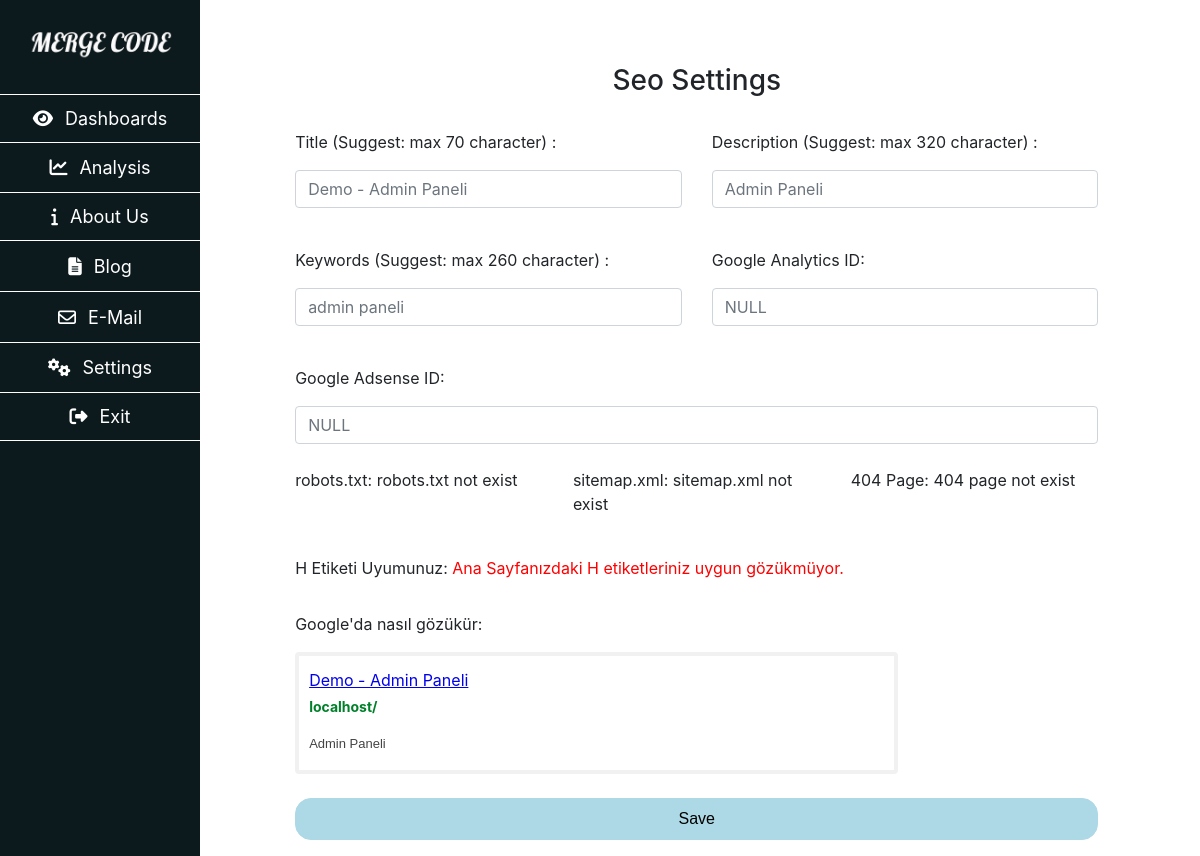
The page /mc-admin/seo-settings.php (signed in) on the database its author committed.
### tables this page shows
CREATE TABLE IF NOT EXISTS `seo` (
  `id` int(11) NOT NULL AUTO_INCREMENT,
  `title` text NOT NULL,
  `descrip` text NOT NULL,
  `keywords` text NOT NULL,
  `analytics` varchar(15) NOT NULL,
  `adsense` varchar(25) NOT NULL,
  PRIMARY KEY (`id`)
);

### mc-admin/seo-settings.php (the view, shortened to what this page needs)
<?php include("header.php");
	$seo_settings_query = $conn->query("SELECT * FROM seo");
	while ($seo_settings_query_read = mysqli_fetch_array($seo_settings_query)) {
		$title 		= 	$seo_settings_query_read["title"];
		$descrip 	= 	$seo_settings_query_read["descrip"];
		$keywords 	= 	$seo_settings_query_read["keywords"];
		$analytics 	= 	$seo_settings_query_read["analytics"];
		$adsense 	= 	$seo_settings_query_read["adsense"];
	}
	$x = explode("\n",$read);
	for ($i=0, $h1=0; $i < $satirsay ; $i++) {
		if(stristr($x[$i], "<h1>")){
			$h1++;
		}
	}
	for ($i=0, $h2=0; $i < $satirsay ; $i++) {
		if(stristr($x[$i], "<h2>")){
			$h2++;
		}
	}
	for ($i=0, $h3=0; $i < $satirsay ; $i++) {
		if(stristr($x[$i], "<h3>")){
			$h3++;
		}
	}
	if($h1!=1 || $h2==0 || $h2>4 || $h3==0 || $h3>4 ){
		$h_error = '<span style="color:red">Ana Sayfanızdaki H etiketleriniz uygun gözükmüyor.</span>';
	}
	else {
		$h_error = '<span style="color:green">Ana Sayfanızdaki H etiketleriniz uygun gözüküyor.</span>';
	}
?>
	<div class="container-fluid h-100">
		<div class="row h-100">
			<div class="col-lg-2 col-md-2 col-sm-12 col-xs-12" id="sidebar">
				<?php include("sidebar.php"); ?>
			</div>
				<?php include("sidebar-mobile.php"); ?>
			<div id="main-content" class="col-lg-10 col-md-10 col-sm-12 col-xs-12">
				<div class="row justify-content-md-center mt-4">
					<div class="col-10">
						<form id="frm" class="row">
							<div class="col-12 text-center">
			        			<div id="sonuc"></div><br />
			        		</div>
							<div class="col-12">
								<h3 class="text-center pt-3"><?php echo $lang["seo-settings"]; ?></h3>
							</div>
							<div class="col-md-6 col-sm-12 float-left mt-2 pt-3 pb-3">
								<p><?php echo $lang["seo-title"]; ?> :</p>
								<input type="text" class="form-control" name="title" placeholder="<?php echo $title; ?>" aria-describedby="basic-addon1">
							</div>
							<div class="col-md-6 col-sm-12 float-left mt-2 pt-3 pb-3">
								<p><?php echo $lang["seo-descrip"]; ?> :</p>
								<input type="text" class="form-control" name="descrip" placeholder="<?php echo $descrip; ?>" aria-describedby="basic-addon1">
							</div>
							<div class="col-md-6 col-sm-12 float-left mt-2 pt-3 pb-3">
								<p><?php echo $lang["seo-keywords"] ?> :</p>
								<input type="text" class="form-control" name="keywords" placeholder="<?php echo $keywords; ?>" aria-describedby="basic-addon1">
							</div>
							<div class="col-md-6 col-sm-12 float-left mt-2 pt-3 pb-3">
								<p><?php echo $lang["analytics-id"]; ?>:</p>
								<input type="text" class="form-control" name="analytics_id" placeholder="<?php echo $analytics; ?>" aria-describedby="basic-addon1">
							</div>
							<div class="col-12 float-left mt-2 pt-3 pb-3">
								<p><?php echo $lang["adsense-id"]; ?>:</p>
								<input type="text" class="form-control" name="adsense_id" placeholder="<?php echo $adsense; ?>" aria-describedby="basic-addon1">
							</div>
							<div class="col-md-4 col-sm-12 float-left mt-2">
								<p><?php echo $lang["robots-txt"]; ?>: <?php if(file_exists("../robots.txt")){echo $lang["exist"];}else{echo $lang["robots-txt-not-exist"];} ?></p>
							</div>
							<div class="col-md-4 col-sm-12 float-left mt-2">
								<p><?php echo $lang["sitemap-xml"] ?>: <?php if(file_exists("../sitemap.xml")){echo $lang["exist"];}else{echo $lang["sitemap-xml-not-exist"];} ?></p>
							</div>
							<div class="col-md-4 col-sm-12 float-left mt-2">
								<p><?php echo $lang["404"] ?>: <?php if(file_exists("../404.php")){echo $lang["exist"];}else{echo $lang["404-not-exist"];} ?></p>
							</div>
							<div class="col-12 float-left mt-2 pt-3 pb-3">
								<p>H Etiketi Uyumunuz: <?php echo $h_error; ?></p>
							</div>
							<div class="col-12 mb-4">
								<p>Google'da nasıl gözükür:</p>
								<div class="col-md-9 col-sm-12" style="border: 4px solid #f1f1f1; padding: 12px 10px; border-radius: 4px;">
									<p style="color: #00e; font-size: 16px; margin-bottom: 2px; overflow-x: hidden; text-decoration: underline; white-space: nowrap;"><?php echo $title; ?></p>
									<p><span style="color: #00802a; font-size: 14px; font-weight: bold;"><?php echo $url = $_SERVER['SERVER_NAME']."/"; ?></span></p>
									<p style="color: #444; font-family: helvetica,arial,sans-serif; font-size: 13px; margin: 0 0 5px;"><?php echo $descrip; ?></p>
								</div>
							</div>
							<div class="col-12 mb-3">
								<input class="send-button-100" type="button" id="btn" value="<?php echo $lang['save']; ?>">
							</div>
						</form>
					</div>
				</div>
			</div>
		</div>
	</div>
<?php include("footer.php"); ?>

### mc-admin/css/style.css (style rules this page uses)
html, body { height:100%; }
.send-button-100 { width: 100%; background-color: lightblue; border: solid 1px lightblue; border-radius: 1rem; padding: 8px; font-family: Arial, Helvetica, sans-serif; }
#sidebar { background-color: #0c1a1e; color: white; height: 100%; z-index: 999; position: fixed; float: left; padding: 0; }
#main-content { margin-left: 16.4%; }

### rows shown on the page
seo: title "Demo - Admin Paneli", descrip "Admin Paneli", keywords "admin paneli", analytics_id "NULL", adsense_id "NULL"

### other values the page prints
$lang["dashboards"] "Dashboards"
$lang["analysis"] "Analysis"
$lang["about-us"] "About Us"
$lang["blog"] "Blog"
$lang["email"] "E-Mail"
$lang["settings"] "Settings"
$lang["exit"] "Exit"
$lang["seo-settings"] "Seo Settings"
$lang["seo-title"] "Title (Suggest: max 70 character)"
$lang["seo-descrip"] "Description (Suggest: max 320 character)"
$lang["seo-keywords"] "Keywords (Suggest: max 260 character)"
$lang["analytics-id"] "Google Analytics ID"
$lang["adsense-id"] "Google Adsense ID"
$lang["robots-txt"] "robots.txt"
$lang["robots-txt-not-exist"] "robots.txt not exist"
